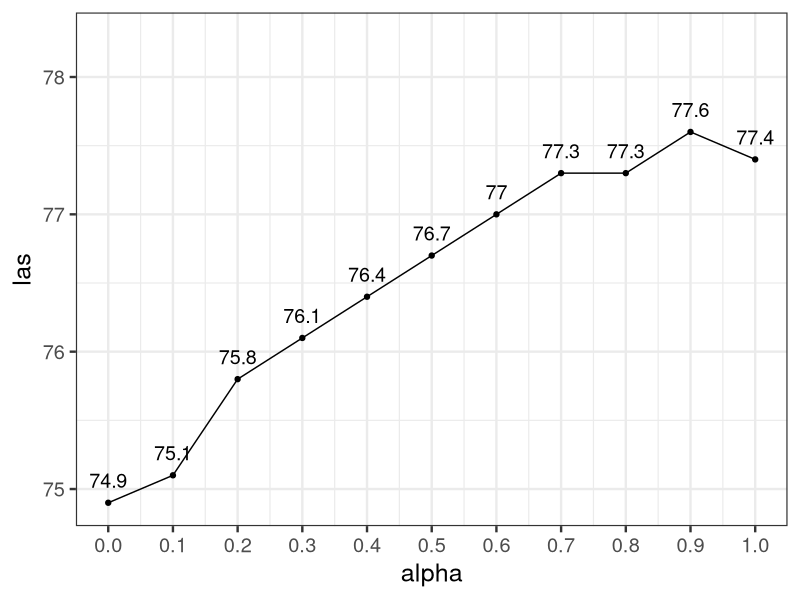

Generate this figure with R:
library("ggplot2")

lines1 <- "alpha,las
1.0,77.4
0.9,77.6
0.8,77.3
0.7,77.3
0.6,77.0
0.5,76.7
0.4,76.4
0.3,76.1
0.2,75.8
0.1,75.1
0.0,74.9"

result1 <- read.table(text=lines1, sep=",", header=TRUE)
print(result1)
names(result1) <- c("alpha", "las")

#result1 <- melt(result1, id=c("alpha"))
#print(result1$alpha)
#print(result1$las)

# two plots
p1 <- ggplot(result1, aes(x=alpha, y=las, label=las)) +
    geom_line() +
    geom_point() +
    geom_text(vjust=-1, size=5) +
    scale_x_continuous(breaks=result1$alpha) + 
    ylim(NA, 78.3) +
    theme_bw(base_size=18)

# extract gtable
#g1 <- ggplot_gtable(ggplot_build(p1))

ggsave("alpha.pdf", height=4, width = 8)
